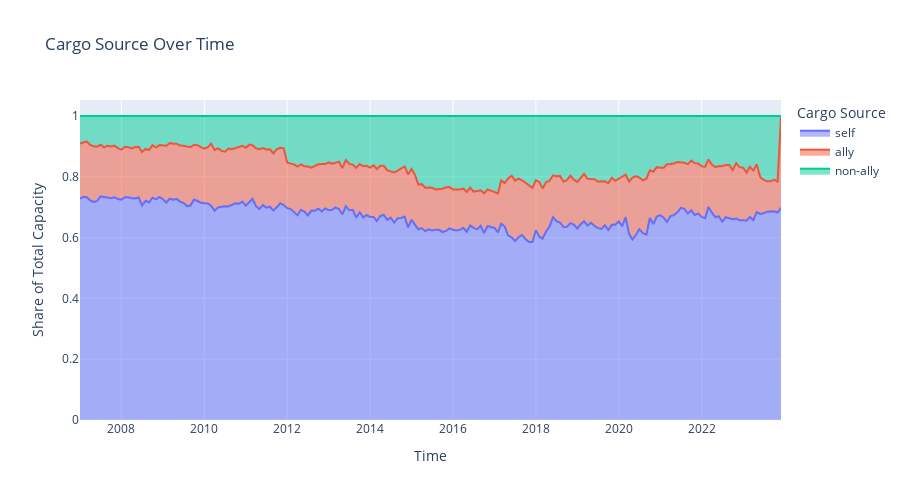

The notebook cell this image was saved under:
### Markdown cell above
NOTE we need to update masterAlliances.csv with new unified SCAC codes

### Code cell
df = (
    main_lf
    #get cargo source column
    .with_columns(
        pl.when(pl.col('primary_cargo')==1)
        .then(pl.lit('self'))
        .otherwise(
            pl.when(pl.col('alliance')==pl.col('owner_alliance'))
            .then(pl.lit('ally'))
            .otherwise(pl.lit('non-ally'))
        )
        .alias('cargo_source')
    )
    #group by source and year
    .group_by('cargo_source', 'month')
    .agg(
        pl.col('teus').sum()
    )
    .with_columns((pl.col('teus')/pl.col('teus').sum().over('month')).alias('prop_volume'))
    .cast({'cargo_source':pl.Utf8})
    .sort(by=['month'])
    .collect()
)

px.area(
    df.with_columns(pl.col('month').str.to_datetime('%Y%m')), x='month', y='prop_volume',
    color='cargo_source',
    color_discrete_map={
        'self':'#636EFA',
        'ally':'#EF553B',
        'non-ally':'#00CC96'
    },
    labels={
        'prop_volume':'Share of Total Capacity',
        'cargo_source':'Cargo Source',
        'month':'Time',
        'self':'Self',
        'ally':'Allies',
        'non-ally':'Others'
    },
    category_orders={
        'cargo_source':['self', 'ally', 'non-ally']
    },
    width=900,
    height=500,
    title='Cargo Source Over Time'
)

### Figure 1 — Plotly figure (JSON) as saved in the notebook; plotly's stock layout.template omitted (floating-point values rounded to 4 significant figures; data arrays with more than 128 entries replaced by an {"elided": "..."} marker saying what was removed)
{"data": [{"fillpattern": {"shape": ""}, "hovertemplate": "Cargo Source=self<br>Time=%{x}<br>Share of Total Capacity=%{y}<extra></extra>", "legendgroup": "self", "line": {"color": "#636EFA"}, "marker": {"symbol": "circle"}, "mode": "lines", "name": "self", "orientation": "v", "showlegend": true, "stackgroup": "1", "type": "scatter", "x": {"elided": "204 str values"}, "xaxis": "x", "y": {"elided": "204 float values"}, "yaxis": "y"}, {"fillpattern": {"shape": ""}, "hovertemplate": "Cargo Source=ally<br>Time=%{x}<br>Share of Total Capacity=%{y}<extra></extra>", "legendgroup": "ally", "line": {"color": "#EF553B"}, "marker": {"symbol": "circle"}, "mode": "lines", "name": "ally", "orientation": "v", "showlegend": true, "stackgroup": "1", "type": "scatter", "x": {"elided": "204 str values"}, "xaxis": "x", "y": {"elided": "204 float values"}, "yaxis": "y"}, {"fillpattern": {"shape": ""}, "hovertemplate": "Cargo Source=non-ally<br>Time=%{x}<br>Share of Total Capacity=%{y}<extra></extra>", "legendgroup": "non-ally", "line": {"color": "#00CC96"}, "marker": {"symbol": "circle"}, "mode": "lines", "name": "non-ally", "orientation": "v", "showlegend": true, "stackgroup": "1", "type": "scatter", "x": {"elided": "204 str values"}, "xaxis": "x", "y": {"elided": "204 float values"}, "yaxis": "y"}], "layout": {"height": 500, "legend": {"title": {"text": "Cargo Source"}, "tracegroupgap": 0}, "title": {"text": "Cargo Source Over Time"}, "width": 900, "xaxis": {"anchor": "y", "domain": [0, 1], "title": {"text": "Time"}}, "yaxis": {"anchor": "x", "domain": [0, 1], "title": {"text": "Share of Total Capacity"}}}}
